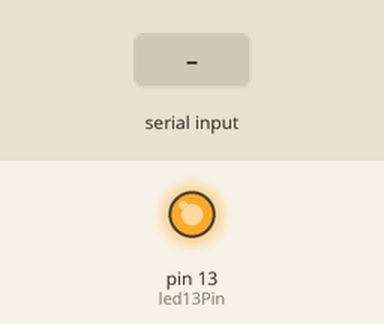
Simulated run of this sketch. Board: Teensy 4. On the bench: output pins drawn as LEDs (lit = HIGH). The inputs (shaded band) are chosen by the test bench. What the sketch prints to the serial monitor is not drawn.

Above: at 0.1 s.
At 3.6 s:
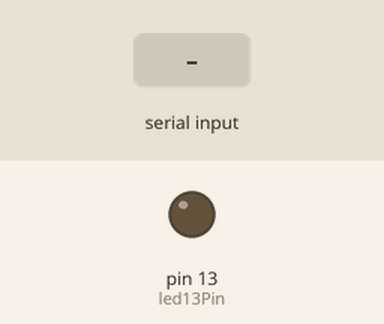
3.7 s: byte 30 received over Serial
5.2 s: byte 90 received over Serial
6.7 s: byte 120 received over Serial
Timing chart, 0 to 9.7 s (numbered marks = the images above; inputs shaded):
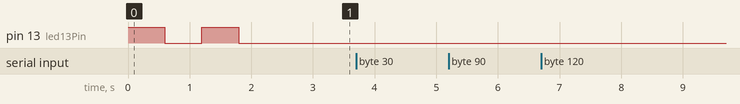

The sketch:

_0303TeensySerialComm.ino
```cpp
/*
objective: make teensy output
on serial from one side, while receiving from USB

*/

#define Ser2 Serial2
#define led13Pin 13

void setup(){
	Serial.begin(9600);
	Ser2.begin(9600); //this is external serial, going to UNO
	pinMode(led13Pin,HIGH);

	digitalWrite(led13Pin,HIGH); //DO NOT REMOVE
	delay(600);
	digitalWrite(led13Pin,LOW); //DO NOT REMOVE
	delay(600);
	digitalWrite(led13Pin,HIGH); //DO NOT REMOVE
	delay(600);
	digitalWrite(led13Pin,LOW); //DO NOT REMOVE
	delay(600);


}

void loop(){
	/*make the Teensy a relay,
		that transmits to UNO, which
		then transmits back to the computer.
	*/
	while(Serial.available()>0){
		//what you read from USB, send through Pin10
		uint8_t a = Serial.read();
		Ser2.write(a);
		Serial.write(a);
	}


}
```

Measured:
- after the input at 3.7 s, every drawn part: stays the same
- after the input at 5.2 s, every drawn part: stays the same
- after the input at 6.7 s, every drawn part: stays the same
